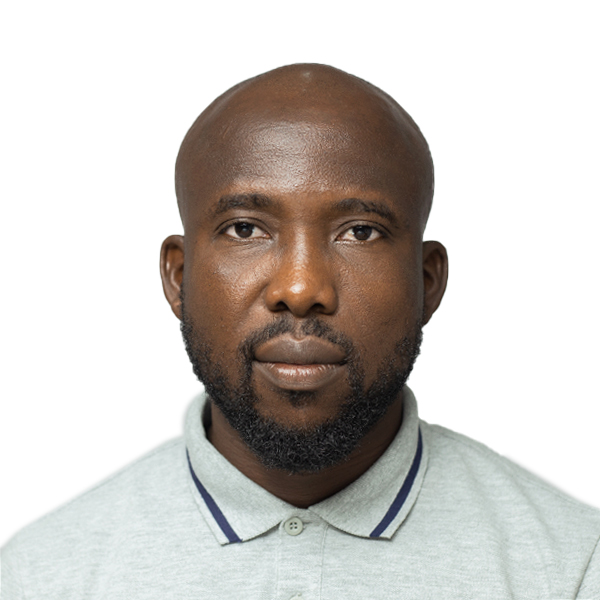
#> input picture Nnamdi-1.jpg, 600 x 600 px
$ python -i color_detection.py   (imports and definitions only)
#> lines starting #> are read from the running program, lines starting #| are printed output that depends on the picture; after the words box and inside, x2 and y2 are one past the last pixel; in counts of white or black regions, pixels touching at a corner belong together
#> further down, picture is the input picture: shape (600, 600, 3); mean B, G, R 194.5, 198.7, 203
import numpy as np
import cv2
from sklearn.cluster import KMeans
from collections import Counter
import imutils
import pprint
from matplotlib import pyplot as plt


def createSkin(image):

    img = image.copy()
    # cv2.imshow("main",img)
    img = cv2.cvtColor(img,cv2.COLOR_BGR2HSV)
#> img: shape (600, 600, 3); mean H, S, V 22.3, 27.2, 205.2

    #HSV thresholds

    lower = np.array([0,48,80],dtype=np.uint8)
    upper = np.array([20,255,255],dtype=np.uint8)

    skinMask = cv2.inRange(img,lower,upper)
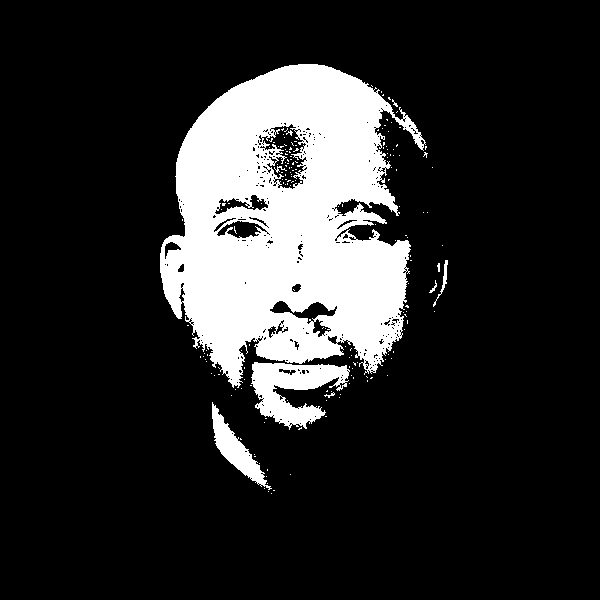
#> skinMask: shape (600, 600); 16.7% white; 175 white regions (167 under 20 px), largest, box (x1, y1, x2, y2) and area: (160, 64, 426, 388) 54410, (251, 362, 350, 430) 3503, (212, 402, 272, 490) 1509

    #cleaning skinMask using Gaussian Filter
    skinMask = cv2.GaussianBlur(skinMask,(3,3),0)

    #Sking extraction from the threshold
    skin = cv2.bitwise_and(img,img,mask=skinMask)
#> skin: shape (600, 600, 3); mean H, S, V 2.1, 19.3, 23

    #return skin image
    return cv2.cvtColor(skin,cv2.COLOR_HSV2BGR)
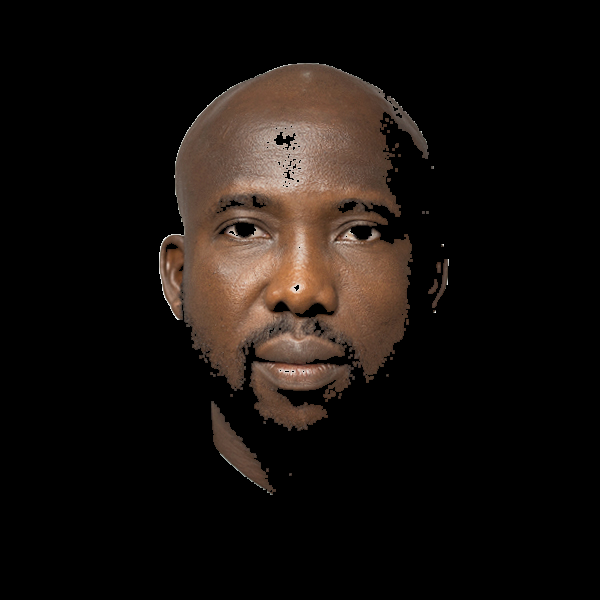
#> returned value: shape (600, 600, 3); mean B, G, R 13.8, 17.2, 23

# [113 lines left out: functions remove_black, get_color_info, extract_dominant_color, plot_color, not called in this run]

>>> import cv2
>>> picture = cv2.imread('Nnamdi-1.jpg')
>>> result = createSkin(picture)
